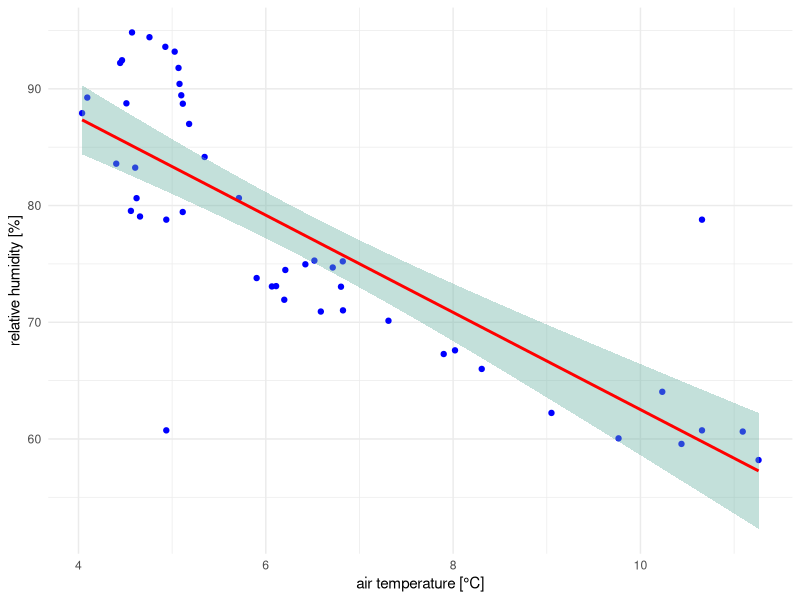

This chart was generated by the following R code:

library(tidyverse)
library(knitr)

#read csv data, Note: Semicolon seperated CSVs can be loaded by function 'read_delim()'
airquality <- read_delim("data/AirQualityUpperAut.csv", delim = ";")

#half-hourly temperature measurement of station S108 to data frame
temp_tab <- airquality %>%
  dplyr::filter(component == "TEMP" & meantype == "HMW" & station == "S108") 

#half-hourly relative humidity measurement of station S108 to data frame
humidity_tab <- airquality %>%
  dplyr::filter(component == "RF" & meantype == "HMW" & station == "S108") 

#join humidity and temperature tables by common field 'time'
temp_tab %>%
  dplyr::inner_join(
    # right table
    humidity_tab,
    # columns to match
    by = c("time" = "time")
  ) %>%
  
  dplyr::select(time, value.x, value.y) %>%   #select relevant columns from joined table
  
  #create plot  
  ggplot2::ggplot(.,    
                  aes(            
                    x = value.x,      
                    y = value.y
                  )
  ) +
  ggplot2::xlab("air temperature [°C]") +
  ggplot2::ylab("relative humidity [%]") +
  ggplot2::geom_point(color="blue")  +                                      #define geometry scatterplot, with point color blue
  ggplot2::geom_smooth(method=lm , color="red", fill="#69b3a2", se=TRUE) +  #with linear trend and confidence interval
  ggplot2::theme_minimal() 